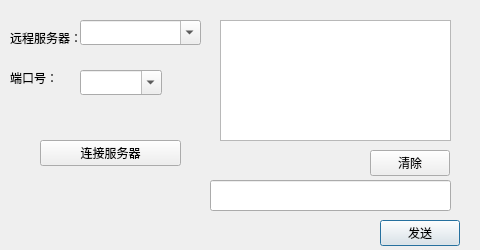
<?xml version="1.0" encoding="UTF-8"?>
<ui version="4.0">
 <class>TcpClientDialog</class>
 <widget class="QDialog" name="TcpClientDialog">
  <property name="geometry">
   <rect>
    <x>0</x>
    <y>0</y>
    <width>480</width>
    <height>250</height>
   </rect>
  </property>
  <property name="windowTitle">
   <string>Dialog</string>
  </property>
  <widget class="QLineEdit" name="sendline">
   <property name="geometry">
    <rect>
     <x>210</x>
     <y>180</y>
     <width>241</width>
     <height>31</height>
    </rect>
   </property>
  </widget>
  <widget class="QComboBox" name="portcombox">
   <property name="geometry">
    <rect>
     <x>80</x>
     <y>70</y>
     <width>82</width>
     <height>25</height>
    </rect>
   </property>
   <property name="editable">
    <bool>true</bool>
   </property>
  </widget>
  <widget class="QPushButton" name="sendbutton">
   <property name="geometry">
    <rect>
     <x>380</x>
     <y>220</y>
     <width>80</width>
     <height>26</height>
    </rect>
   </property>
   <property name="text">
    <string>发送</string>
   </property>
  </widget>
  <widget class="QLabel" name="label">
   <property name="geometry">
    <rect>
     <x>10</x>
     <y>70</y>
     <width>58</width>
     <height>15</height>
    </rect>
   </property>
   <property name="text">
    <string>端口号：</string>
   </property>
  </widget>
  <widget class="QPushButton" name="openbutton">
   <property name="geometry">
    <rect>
     <x>40</x>
     <y>140</y>
     <width>141</width>
     <height>26</height>
    </rect>
   </property>
   <property name="text">
    <string>连接服务器</string>
   </property>
  </widget>
  <widget class="QPushButton" name="clearbutton">
   <property name="geometry">
    <rect>
     <x>370</x>
     <y>150</y>
     <width>80</width>
     <height>26</height>
    </rect>
   </property>
   <property name="text">
    <string>清除</string>
   </property>
  </widget>
  <widget class="QTextEdit" name="displaytext">
   <property name="geometry">
    <rect>
     <x>220</x>
     <y>20</y>
     <width>231</width>
     <height>121</height>
    </rect>
   </property>
  </widget>
  <widget class="QComboBox" name="remoteipcombox">
   <property name="geometry">
    <rect>
     <x>80</x>
     <y>20</y>
     <width>121</width>
     <height>25</height>
    </rect>
   </property>
   <property name="editable">
    <bool>true</bool>
   </property>
  </widget>
  <widget class="QLabel" name="label_2">
   <property name="geometry">
    <rect>
     <x>10</x>
     <y>30</y>
     <width>71</width>
     <height>16</height>
    </rect>
   </property>
   <property name="text">
    <string>远程服务器：</string>
   </property>
  </widget>
 </widget>
 <resources/>
 <connections/>
</ui>
